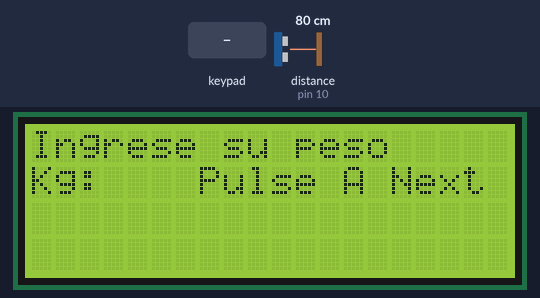
The sketch below on a simulated Arduino Uno, built with avr-gcc and run on an emulated ATmega328P. On the bench: 20×4 character LCD. The test bench sets the inputs (shaded band); at power-on: distance to the obstacle (sensor on pin 10) 80 cm. The echo pulse lasts 58.3 µs per cm; what the sketch prints to the serial monitor is not drawn.

Above: at 1.2 s.
1.3 s: keypad keys 1 1 2 3 4 A pressed 0.4 s apart
At 3.8 s:
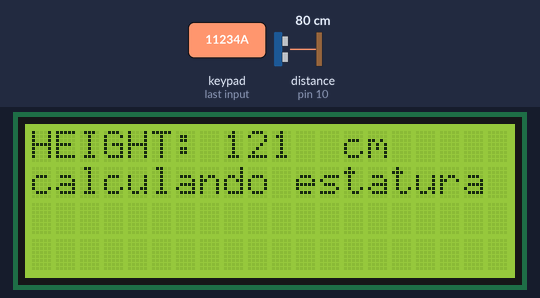
5.2 s: key 'B' pressed
At 6.0 s:
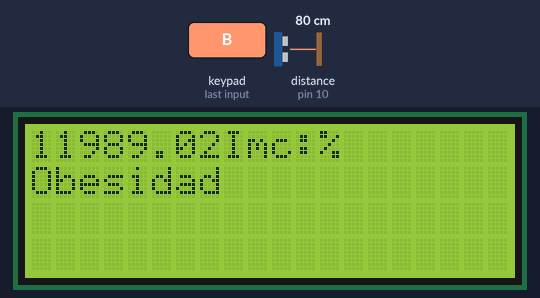
7.0 s: key 'C' pressed
At 8.2 s:
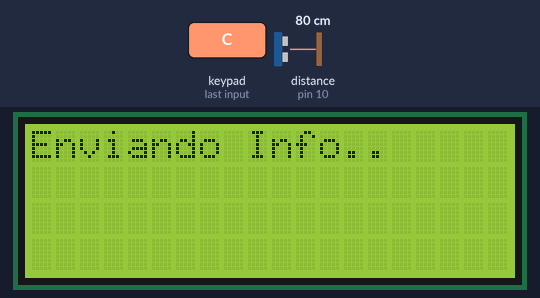
10.0 s: keypad keys 5 6 7 8 pressed 0.4 s apart
At 12.5 s:
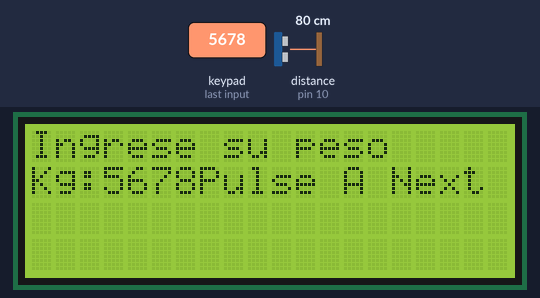
13.1 s: keypad keys 1 1 2 3 4 pressed 0.4 s apart
16.6 s: key 'A' pressed
At 17.3 s:
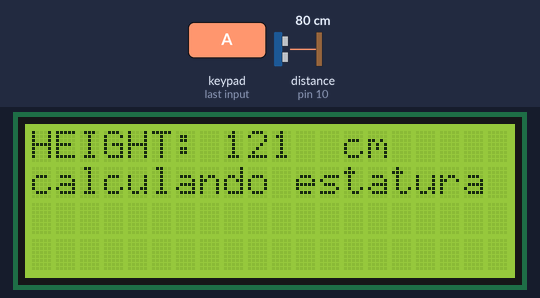
Timing chart, 0 to 19.1 s (numbered marks = the images above; inputs shaded):
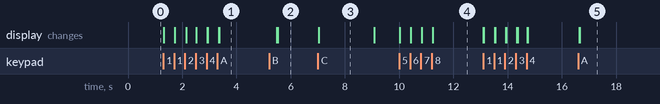

Measured:
- after the input at 1.3 s, the display: first changes at once (image 1 shows a later state)
- after the input at 5.2 s, the display: first changes after 0.28 s (image 2 shows a later state)
- after the input at 7.0 s, the display: changes at once (image 3)
- after the input at 10.0 s, the display: first changes at once (image 4 shows a later state)
- after the input at 16.6 s, the display: first changes at once (image 5 shows a later state)
- what the display in image 3 shows lasts 2.1 s, from 7.0 s to 9.1 s

The sketch:

ultrsonico.ino
```cpp
// incluyendo libreria del 16x2 con i2c y Keypad
#include <LiquidCrystal_I2C.h>
#include <Keypad.h>

//Variables Fisiológicas
long peso = 0; // long see refiere a los numreros enteros desde 32 bits 4 bytes "peso  = Peso
float IMC; // entero decimal que se declara como IMC
String Category;

//Memoria Estatura
#define max_distance 200
#define memory_size 5
float memory[memory_size];   //{[],[],[],[],[]}
int mem_pos = 0;            //  0  1  2   3  4
float distancia_estimada; // se declara la distancia estimarda con floeat como entero decimal
int estatura; // declarando distancia 1 que seria la estatura de la persona

//Variables Ultrasonido
const int trigPin = 9; // declarando entrada trigger en el pin 9
const int echoPin = 10;// declarando entrada echo en el pin 10
long duration; // declarando variable numerica de numeros enteros
int distance; // declarando distancia

//Variables KeyPad
char customKey; //Tecla KeyPad
const byte Linea = 4; //four rows
const byte Columna = 4; //four columns
char keyMap[Linea][Columna] = { // definiendo botones para el keypad
  {'1','2','3','A'},
  {'4','5','6','B'},
  {'7','8','9','C'},
  {'*','0','#','D'}
};
byte rowPins[Linea] = {11, 2, 3, 4}; //Row pinouts of the keypad
byte colPins[Columna] = {5, 6, 7, 8}; //Column pinouts of the keypad

//Variables de Estado
int estado = 2; // declarar estado como entero

//Creación de Periféricos
Keypad customKeypad = Keypad( makeKeymap(keyMap), rowPins, colPins, Linea, Columna);  // se inicializa el teclado
LiquidCrystal_I2C lcd(0x27,20,4);

void setup()
{

  lcd.init();                           // Se inicializa el LCD 16x2
  lcd.backlight();                      // se refiere al contraste del lcd
  lcd.clear();                          // se refiere a la limpieza del lcd
  pinMode(trigPin, OUTPUT);             // el trigger pin se esta en modo de "salida"
  pinMode(echoPin, INPUT);              // el echo pin se declara como entrada
  Serial.begin(9600);
  }

void loop()
{
    if (estado == 2){       //se declara la condicion con if para el ingreso del peso

        lcd.setCursor(0,0); // se declara la fila y columna 0 para el impreso"
        lcd.print("Ingrese su peso");// se imprime "ingrese su peso"
        lcd.setCursor(0,1);
        lcd.print("Kg:");
        lcd.setCursor(7,1);
        lcd.print("Pulse A Next");


        delay(10); // tiempo de espera de 0.01 segundo
        customKey = customKeypad.getKey();
        switch(customKey)
        {
            case '0' ... '9': // Seleccionamos los valores del 0 al 9 de nuestro teclado.
            lcd.setCursor(3,1);
            peso = peso * 10 + (customKey - '0');
            lcd.print(peso);
            break;

            case 'A':
                //Cálculo estatura:
                lcd.clear();
                lcd.setCursor(0,1);
                lcd.print("calculando estatura");
                estado = 3;

        }
    }

    else if (estado == 3){  //Calculo de la estatura


      //Ejecutar el trig
      // Escribe un pulso en el pin disparador HC-SR04
      digitalWrite(trigPin, LOW);
      delayMicroseconds(2);
      digitalWrite(trigPin, HIGH);
      delayMicroseconds(10);
      digitalWrite(trigPin, LOW);

      //Midiendo la demora del Eco.
      duration = pulseIn(echoPin, HIGH);

      //Calculando la distancia a partir de la demora del ECO
      distance= duration*0.034/2;
      estatura= 200 - distance ;

      //Guardamos el dato en memoria. //Esta estructura se llama "Buffer Circular"

      memory[mem_pos] = estatura; // se guarda la distancia en la memoria, en la posición mem_pos
                                  // Como mem_pos = 0 {[estatura0],[],[],[],[]}
                                  // Como mem_pos = 1 {[estatura0],[estatura1],[],[],[]}
                                  //...
                                  // Como mem_pos = 4 {[estatura0],[estatura1],[estatura2],[estatura3],[estatura4]}

      mem_pos = mem_pos + 1;       // avanzar al siguiente paso de la mem

      if (mem_pos == memory_size)
      {
        mem_pos = 0;               //Esto permite que en el siguiente memory[mem_pos], ocurra:
                                    // Como mem_pos = 0 {[estatura5],[estatura1],[estatura2],[estatura3],[estatura4]}
      }

      //Mostramos el último dato.
      lcd.setCursor(0,0);
      lcd.print("HEIGHT: ");
      lcd.print(estatura);
      lcd.print("  cm  ");

      delay(500);


      //Si tenemos suficientes datos => Medición Lista
      if(mem_pos == (memory_size -1)){
        Serial.println("Medición Lista");
      }


      //Computo del Promedio de la Estatura
      customKey = customKeypad.getKey();

      if (customKey == 'B'){


        distancia_estimada = 0;
        for(int i = 0; i < memory_size; i++){

          distancia_estimada += memory[i]; //distancia_estimada = distancia_estimada + memory[i]
          // Serial.print(memory[i]); Serial.print("\t"); Serial.println(distancia_estimada);
        }

        distancia_estimada = distancia_estimada / float(memory_size);
        // Serial.println(distancia_estimada);

        //Impresión de la Estatura Promedio
        lcd.clear();
        lcd.setCursor(0,0);
        lcd.print("Altura Medida: ");
        lcd.setCursor(0,1);
        lcd.print(distancia_estimada);
        lcd.print(" cm ");
        lcd.setCursor(0,2);
        lcd.print("Calculando IMC ...");
        lcd.setCursor(6,1);
        lcd.print("Pulse B");
        estado = 4;

      }


    }

    else if (estado == 4){  //Cálculo del IMC


      // Cómputo del IMC
      float altura = float(distancia_estimada)/100;
      IMC = float(peso) / (altura * altura);
      lcd.clear();
      lcd.setCursor(0,0);
      lcd.print(IMC);
      lcd.print("Imc:%");
      lcd.setCursor(0,1);
      lcd.print("Pulse C");


      //Clasificación IMC
      if(IMC < 18.5){

          lcd.setCursor(0,1);
          Category = "bajo de peso";
          lcd.print("bajo de peso");
          }else if(IMC < 25){
          lcd.setCursor(0,1);
          Category = "Normal";
          lcd.print("Normal");
          }else if(IMC < 30){
          lcd.setCursor(0,1);
          lcd.print("Sobrepeso");
          Category = "Sobrepeso";
          }else{
          lcd.setCursor(0,1);
          lcd.print("Obesidad");
          Category = "Obesidad";
      }
      estado = 5;
  }
  else if(estado ==5){  //Reinicio y Comunicación

    while(true){

      customKey = customKeypad.getKey();

      //Reinicio de Sistema
      if (customKey == '#'){
        lcd.clear();
        lcd.setCursor(0,0);
        lcd.print("Reiniciando..");
        delay(2000);
        peso = 0;
        for(int i = 0; i < memory_size; i++){
          memory[i] = 0;
        }
        mem_pos = 0;
        break;

      }

      // Envío de Información

      else if(customKey == 'C'){

        lcd.clear();
        lcd.setCursor(0,0);
        lcd.print("Enviando Info..");

        Serial.print("Peso: "); Serial.print(peso); Serial.println(" Kg ");
        Serial.print("Estatura: "); Serial.print(distancia_estimada); Serial.println(" cm ") ;
        Serial.print("IMC: "); Serial.print(IMC); Serial.println("%");
        Serial.print("Categoría IMC: "); Serial.println(Category);


        //Limpieza de la memoria y peso
        for(int i = 0; i < memory_size; i++){
          memory[i] = 0;
        }
        mem_pos = 0;

        peso = 0;

        delay(2000);

        break;

      }

      //Reinicio de Variables
      estado = 2;
    }

  }
}
```
